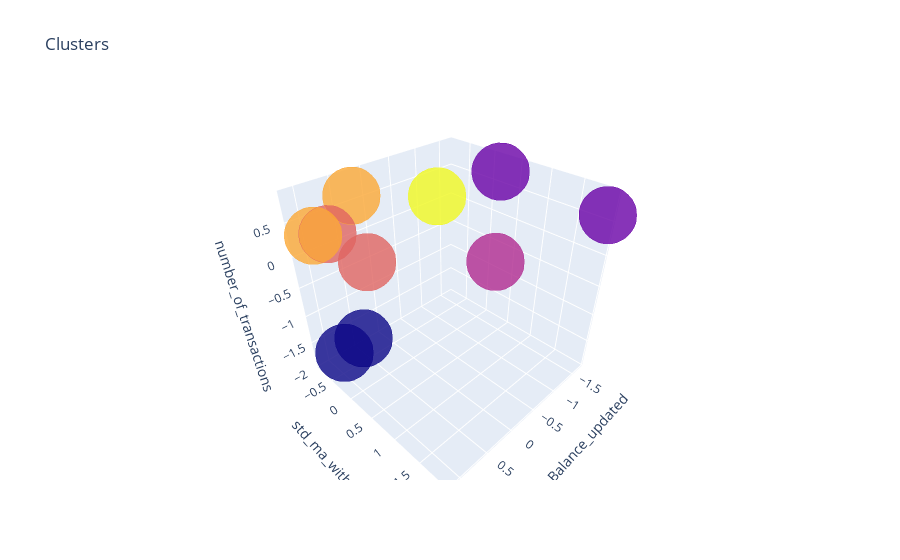

This figure's notebook cell:
### Markdown cell above
On affecte les labes aux clients qui convient dans le dataset df_clustering_std et on visualise nos clusters

### Code cell
import plotly.graph_objs as go
import plotly as py

df_clustering_std['cluster'] =  labels
trace1 = go.Scatter3d(
    x= df_clustering_std['mean_Balance_updated'],
    y= df_clustering_std['std_ma_withd'],
    z= df_clustering_std['number_of_transactions'],
    mode='markers',
     marker=dict(
        color = df_clustering_std['cluster'], 
        size= 20,
        line=dict(
            color= df_clustering_std['cluster'],
            width= 12
        ),
        opacity=0.8
     )
)

data = [trace1]
layout = go.Layout(
#     margin=dict(
#         l=0,
#         r=0,
#         b=0,
#         t=0
#     )
    title= 'Clusters',
    scene = dict(
            xaxis = dict(title  = 'mean_Balance_updated'),
            yaxis = dict(title  = 'std_ma_withd'),
            zaxis = dict(title  = 'number_of_transactions')
        )
)
fig = go.Figure(data=data, layout=layout)
py.offline.iplot(fig)

### Figure 1 — Plotly figure (JSON) as saved in the notebook; plotly's stock layout.template omitted (floating-point values rounded to 4 significant figures)
{"data": [{"marker": {"color": [1, 5, 1, 0, 0, 2, 4, 3, 3, 4], "line": {"color": [1, 5, 1, 0, 0, 2, 4, 3, 3, 4], "width": 12}, "opacity": 0.8, "size": 20}, "mode": "markers", "type": "scatter3d", "x": [-1.366, -1.325, -1.675, 0.3855, 0.771, 0.3158, 0.3312, 1.123, 0.3169, 1.123], "y": [0.425, -0.8122, 1.928, -0.8207, -0.8207, 1.776, -0.6991, -0.03844, -0.5427, -0.3951], "z": [0.8454, 0.1124, 0.6011, -1.862, -1.93, 0.7183, 0.6695, 0.6499, -0.2981, 0.4936]}], "layout": {"scene": {"xaxis": {"title": {"text": "mean_Balance_updated"}}, "yaxis": {"title": {"text": "std_ma_withd"}}, "zaxis": {"title": {"text": "number_of_transactions"}}}, "title": {"text": "Clusters"}}}
